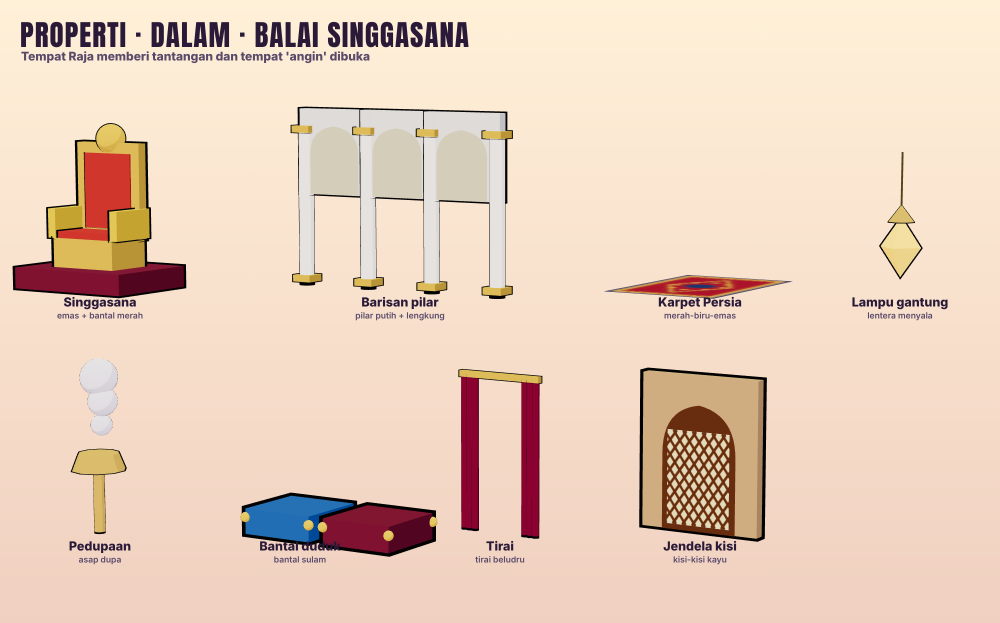
#> input picture exports/riset/abu-Aula.png, 2000 x 1245 px, given in place of 0.png, which was not available (shown at 1/2 size)
$ python compose_suntzu_preview.py
#> lines starting #> are read from the running program, lines starting #| are printed output that depends on the picture
"""Assemble still-only design review sheets. Requires python3-pil."""
from PIL import Image, ImageDraw, ImageFont
from pathlib import Path
import math, zipfile
ROOT=Path(__file__).resolve().parent.parent
OUT=ROOT/'exports/riset'
FONT='/usr/share/fonts/truetype/dejavu/DejaVuSans.ttf'
BOLD='/usr/share/fonts/truetype/dejavu/DejaVuSans-Bold.ttf'
def sheet(group, indices, title, subtitle, name, cols=3, w=480):
#> called with group = 'latar', title = 'LATAR ISTANA WU / 6 SUDUT', name = 'suntzu-latar.png', cols = 3, w = 480
    h=round(w*1920/1080); gap=18; top=130; bot=50
    rows=math.ceil(len(indices)/cols)
    im=Image.new('RGB',(cols*w+(cols+1)*gap,top+rows*(h+gap)+bot),'#f2eadb')
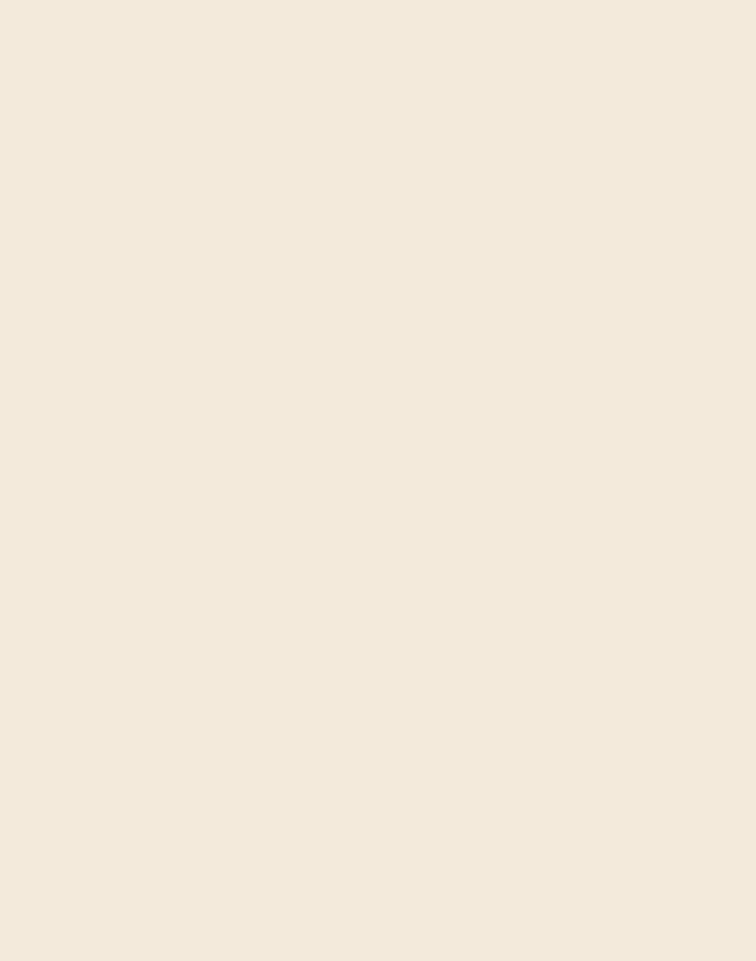
#> im: PIL image 1512x1922 RGB (shown at 1/2 size); mean R, G, B 242, 234, 219
    d=ImageDraw.Draw(im)
    d.text((25,22),title,font=ImageFont.truetype(BOLD,32),fill='#29262d')
    d.text((25,72),subtitle,font=ImageFont.truetype(FONT,18),fill='#665c50')
    for k,v in enumerate(indices):
        src=ROOT/f'out/suntzu/{group}/{v}.png'
        tile=Image.open(src).convert('RGB').resize((w,h),Image.Resampling.LANCZOS)
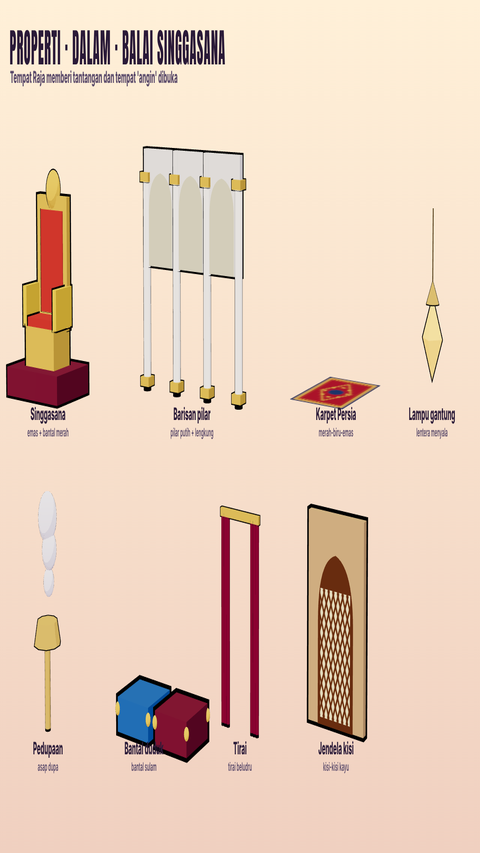
#> tile: PIL image 480x853 RGB; mean R, G, B 232.9, 207.6, 188.8
        x=gap+(k%cols)*(w+gap);y=top+(k//cols)*(h+gap)
        im.paste(tile,(x,y))
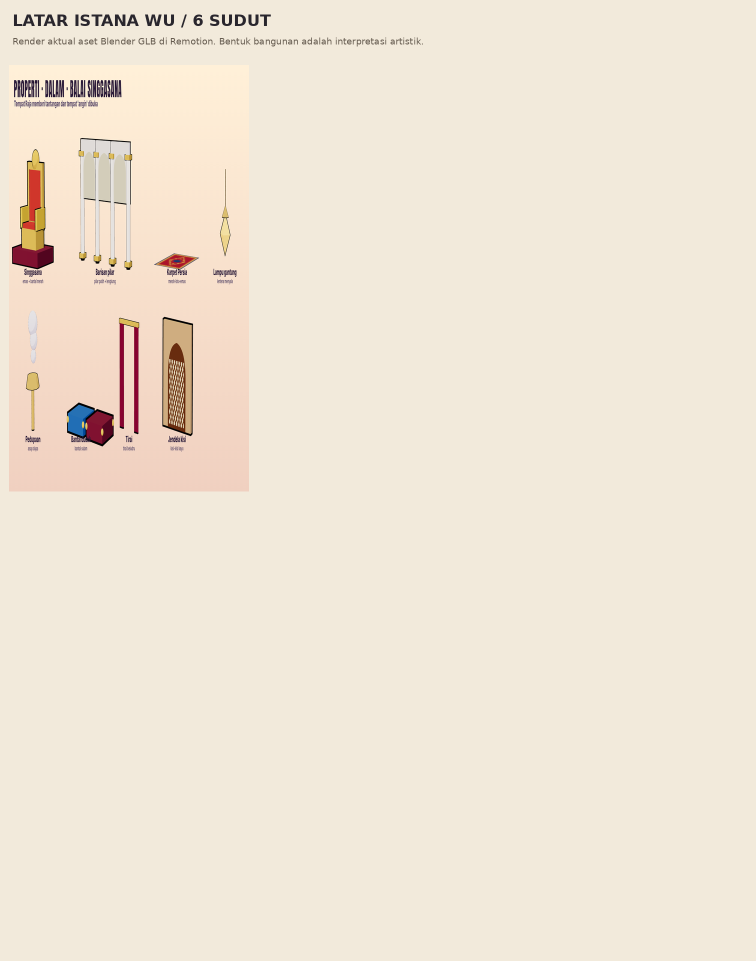
#> im: PIL image 1512x1922 RGB (shown at 1/2 size); mean R, G, B 240.2, 229.8, 214.3
#> pass 2 of the loop in sheet, `for k,v in enumerate(indices):`:
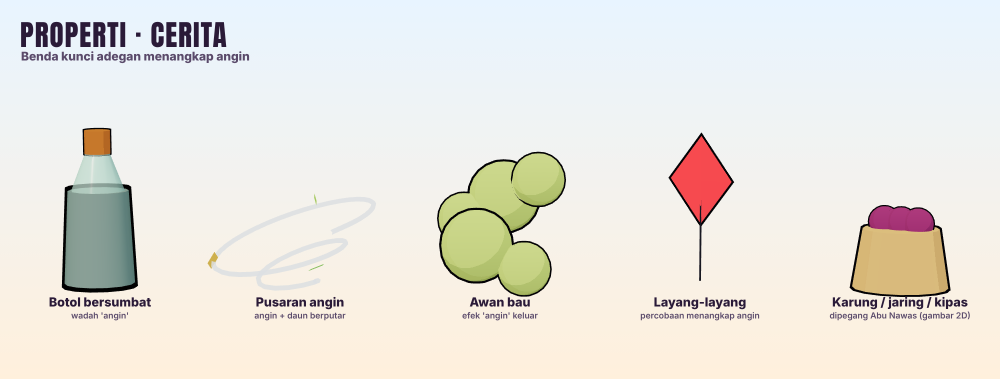
#> input picture exports/riset/abu-Cerita.png, 2000 x 758 px, given in place of 1.png, which was not available (shown at 1/2 size)
#> in sheet, `tile=Image.open(src).convert('RGB').resize((w,h),Image.Resampling.LANC..`:
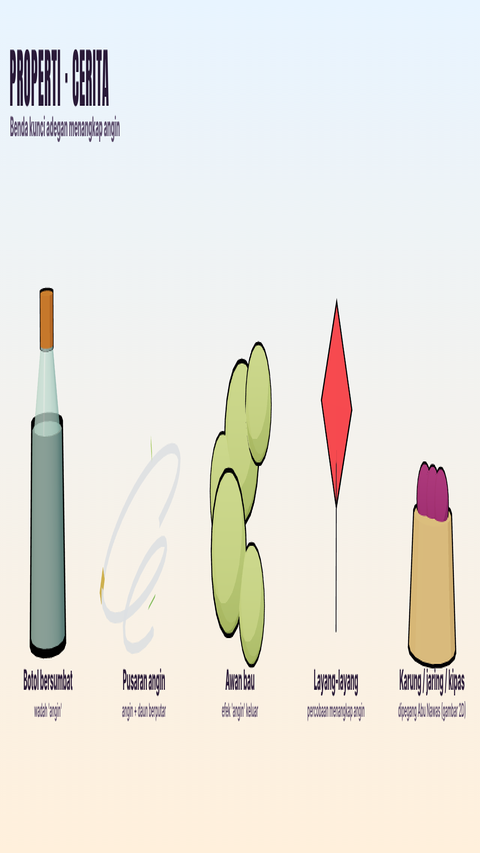
#> tile: PIL image 480x853 RGB; mean R, G, B 233.1, 230.5, 224
#> in sheet, `im.paste(tile,(x,y))`:
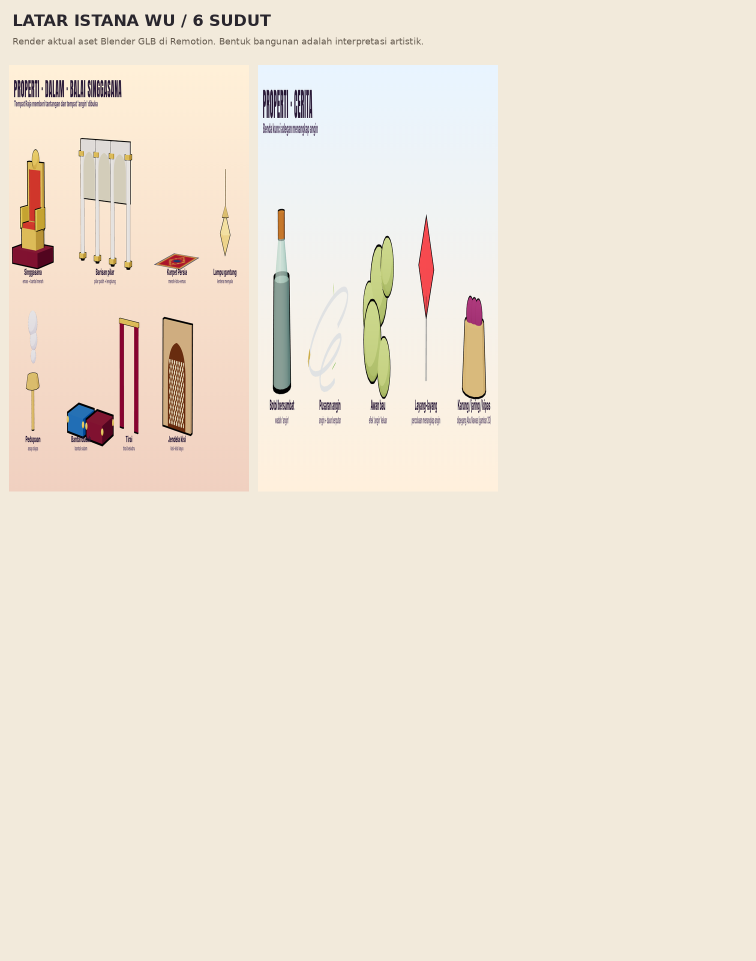
#> im: PIL image 1512x1922 RGB (shown at 1/2 size); mean R, G, B 239, 229.3, 215
    d.text((25,im.height-33),'SUN TZU / DESAIN 01 - Belum audio, animasi final, atau render video penuh.',font=ImageFont.truetype(FONT,17),fill='#665c50')
    path=OUT/name;im.save(path,optimize=True);print('CONTACT_OK',path,im.size)
#> (the run stopped early here; a loop or call above may not have finished)
